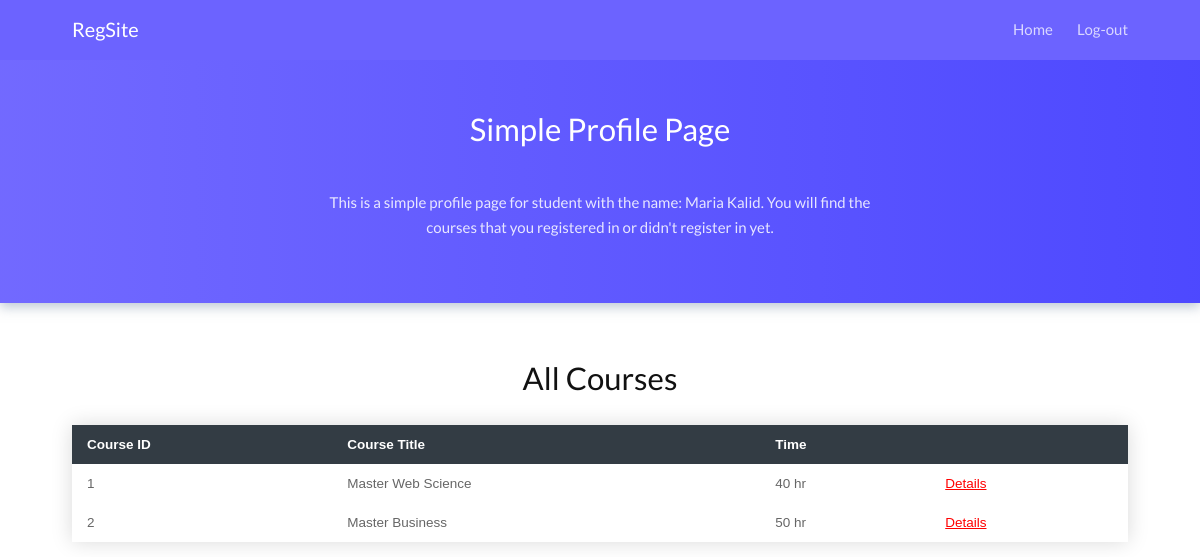
/Regsite/student/Student_id=2/Home/ (signed in), run on the app's committed database.
### Reg_admin/models.py (models this page shows, shortened)
class Student(models.Model):
    StudentId = models.AutoField(primary_key=True)
    First_name = models.CharField(max_length=20)
    Last_name = models.CharField(max_length=20)
    Password = models.CharField(max_length=30)
    RegYear = models.DateField()
    Gender = models.CharField(max_length=10, choices=[('1', 'Male'), ('2', 'Female')])
    Address = models.CharField(max_length=20)
    mobileNo = PhoneNumberField(null=False, blank=False, unique=True)
    pass

class Course (models.Model):
    CourseId = models.AutoField(primary_key=True)
    Title = models.CharField(max_length=30)
    Hours = models.PositiveIntegerField()
    pass

### Reg_student/views.py (the view)
# urls.py: path('Student_id=<int:student_id>/Home/', views.StudentAuth, name="Home"),
def StudentAuth(request, student_id, *args, **kwargs):
    request.session['student_id'] = student_id
    if request.session['auth'] is True:
        student = Student.objects.get(StudentId=student_id)
        courses = Course.objects.all()
        context = {
            "student": student,
            "courses": courses,
        }
        return render(request, "Reg_student/Home.html", context)
    else:
        raise ValueError("Denied Permission.Please Try again")

### Reg_student/templates/Reg_student/Home.html (shortened to what this page needs)
{% include "Regsite/loader.html" %}
{% include "Reg_student/nav-bar.html" %}
{% load static %}
<!DOCTYPE html>
<html lang='en'>
<head>
    <link rel='stylesheet' type="text/css" href="{% static "Regsite/css/Home.css" %}">
</head>
<body>
<div class="page__header">
    <div class="hero__mask"></div>
    <div class="page__header__inner">
        <div class="container">
            <div class="page__header__content">
                <div class="page__header__content__inner" id='navConverter'>
                    <h1 class="page__header__title">Simple Profile Page</h1>
                    <p class="page__header__text" style="text-align: center">This is a simple profile page for student
                        with the name: {{ student.First_name }} {{ student.Last_name }}. You will find the courses that
                        you registered in or didn't register in yet.</p>
                </div>
            </div>
        </div>
    </div>
</div>
<div class="page">
    <div class="container">
        <div class="page__inner">
            <div class="page__main">
                    <h1 class="page__main__title" style="text-align: center">All Courses</h1>
                    <table class="styled-table">
                    <thead>
                        <tr>
                            <th>Course ID</th>
                            <th>Course Title</th>
                            <th>Time</th>
                            <th></th>
                        </tr>
                    </thead>
                        <tr>
                            {% for course in courses %}
                            <td>{{ course.CourseId }}</td>
                            <td>{{ course.Title }}</td>
                            <td>{{ course.Hours }} hr</td>
                                <td><a href="{% url "Reg_student:Course-details" course_id=course.CourseId %}" style="color: red"><u>Details</u></a></td>
                        </tr>
                        {% endfor %}
                    </table>
                </div>
            </div>
        </div>
    </div>
</body>
</html>

### Regsite/static/Regsite/css/Home.css (style rules this page uses)
html { line-height: 1.15; -webkit-text-size-adjust: 100%; }
body { margin: 0; }
h1 { font-size: 2em; margin: 0.67em 0; }
a { background-color: transparent; }
html { box-sizing: border-box; background-color: #ffffff; }
*, *:before, *:after { box-sizing: inherit; }
.container { width: 88%; max-width: 1080px; margin: 0 auto; position: relative; }
html { font-family: "Lato", sans-serif; font-size: 15px; color: #666; line-height: 1.7; font-weight: 400; -webkit-font-smoothing: antialiased; -moz-osx-font-smoothing: grayscale; text-rendering: optimizeLegibility; -moz-font-feature-settings: "liga" on; }
p { margin-bottom: 1.3em; }
h1, h2, h3, h4 { margin: 1.414em 0 0.5em; line-height: 1.35; color: #111; font-weight: 400; }
h1 { margin-top: 0; font-size: 2.074em; }
a { outline: 0; text-decoration: none; transition: 0.7s; color: inherit; }
.hero__mask { position: absolute; height: 100%; width: 100%; background-size: cover; background-position: center center; background-repeat: no-repeat; opacity: 0.66; z-index: 2; }
.page__header { position: relative; color: #ffffff; box-shadow: 0 4px 11px rgba(124, 146, 169, 0.5); width: 100%; }
.page__header__inner { padding: 66px 0 0 0; position: relative; z-index: 3; }
.page__header__content { -js-display: flex; display: flex; align-items: center; justify-content: center; padding: 32pt 0; overflow: auto; }
.page__header__content__inner { width: 100%; max-width: 66ch; text-align: center; }
.page__header__title { color: inherit; margin-bottom: 1.25em; }
.page__header__text { opacity: 0.85; line-height: 1.7; text-align: left; }
.page { padding: 24pt 0; }
@media (min-width: 992px) { .page__inner { -js-display: flex; display: flex; } }
.page__main { flex-grow: 1; }
.page__main__title { margin-top: 0.75em; }

### Reg_student/templates/Reg_student/Home.html (style rules this page uses)
.styled-table { border-collapse: collapse; margin: 25px 0; font-size: 0.9em; font-family: sans-serif; box-shadow: 0 0 20px rgba(0, 0, 0, 0.15); width: 100%; }
.styled-table thead tr { background-color: #333C44; color: #ffffff; text-align: left; }
.styled-table th, .styled-table td { padding: 12px 15px; }

### data on the page
Student: First_name "Maria", Last_name "Kalid"
Course: CourseId "1", Title "Master Web Science", Hours "40"
Course: CourseId "2", Title "Master Business", Hours "50"
